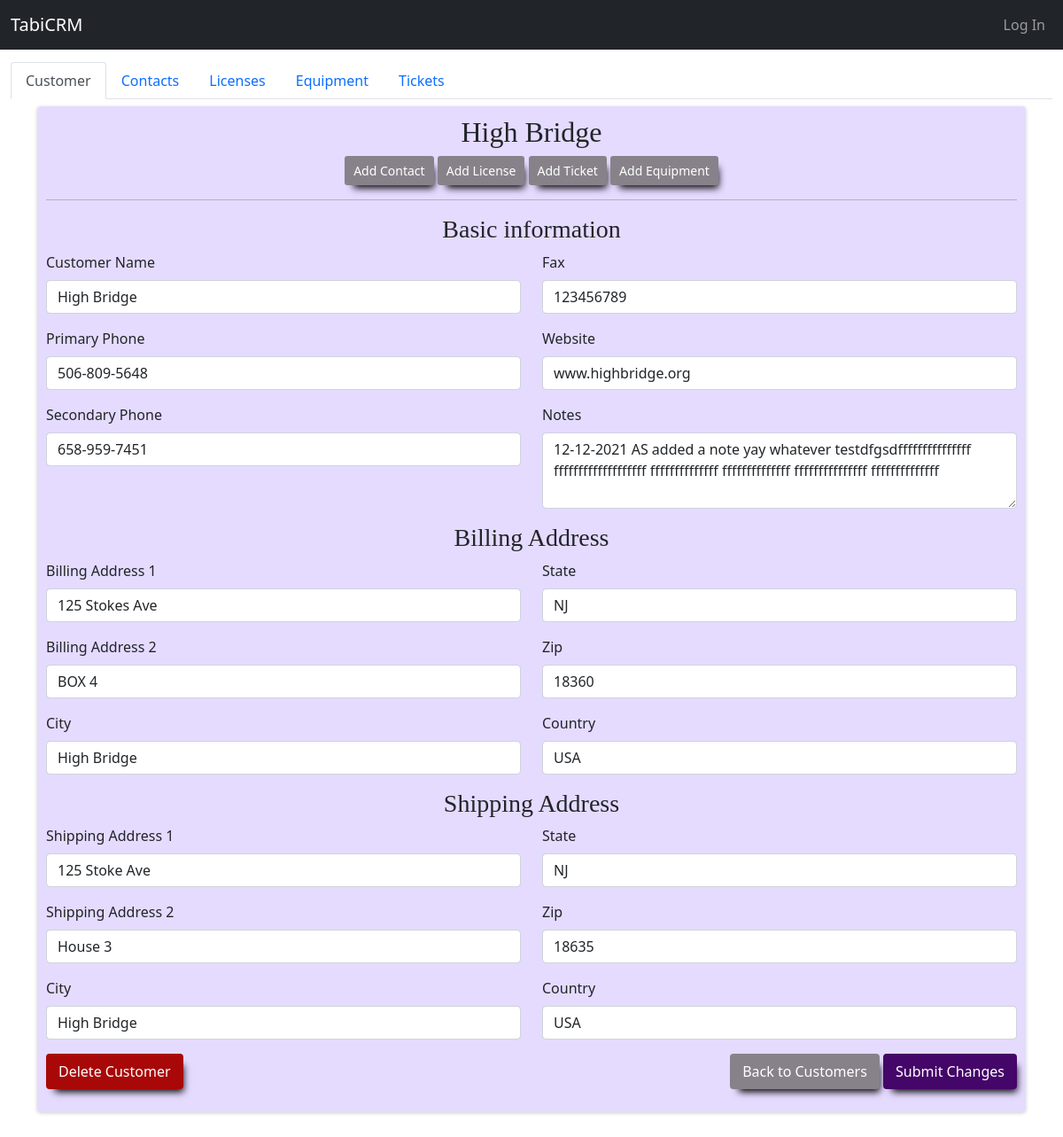
Before: /customer_full_form/1 with the older database file.
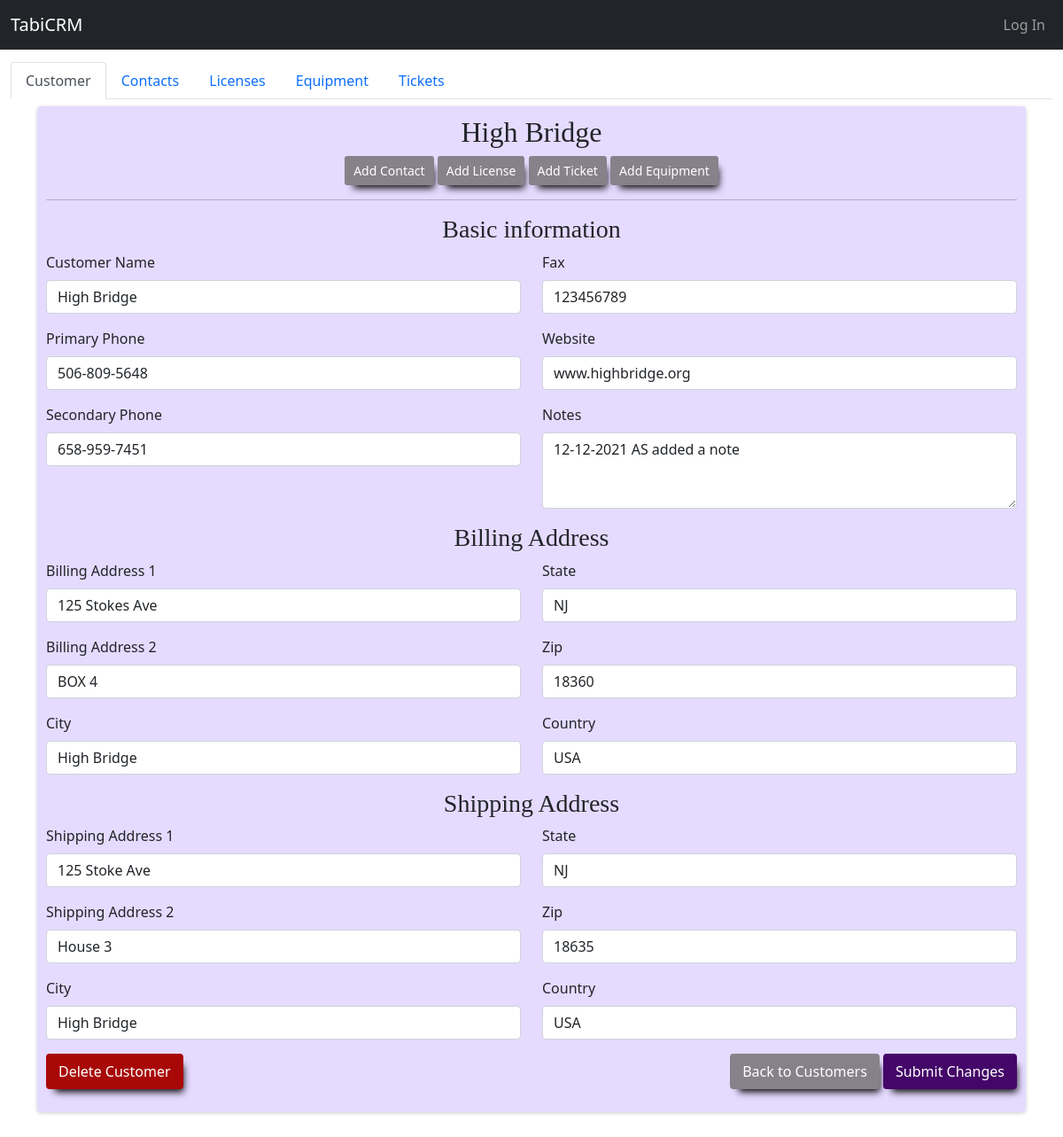
After: the same page with the newer database file.
### tabicrm/models.py (models this page shows, shortened)
class Customer(models.Model):
    id = models.AutoField(primary_key=True)
    name = models.CharField(max_length=255)
    primary_phone = models.CharField(max_length=255)
    fax =  models.CharField(max_length=255, null=True, blank=True)
    secondary_phone =  models.CharField(max_length=64, null=True, blank=True)
    website = models.CharField(max_length=255, null=True, blank=True)
    notes = models.TextField(null=True, blank=True)
    billing_address_one = models.CharField(max_length=255, null=True, blank=True)
    billing_address_two = models.CharField(max_length=255, null=True, blank=True)
    billing_address_city = models.CharField(max_length=255, null=True, blank=True)
    billing_address_state = models.CharField(max_length=255, null=True, blank=True)
    billing_address_zip = models.CharField(max_length=255, null=True, blank=True)
    billing_address_country = models.CharField(max_length=255, null=True, blank=True)
    shipping_address_one = models.CharField(max_length=255, null=True, blank=True)
    shipping_address_two = models.CharField(max_length=255, null=True, blank=True)
    shipping_address_city = models.CharField(max_length=255, null=True, blank=True)
    shipping_address_state = models.CharField(max_length=255, null=True, blank=True)
    shipping_address_zip = models.CharField(max_length=255, null=True, blank=True)
    shipping_address_country = models.CharField(max_length=255, null=True, blank=True)

### tabicrm/views/customer.py (the view, shortened to what this page needs)
# urls.py: path("customer_full_form/<int:id>", views.customer_full_form, name="customer_full_form"),
def customer_full_form(request, id):
    if request.method == "GET":
        customer = Customer.objects.get(id = id)
        newContactForm = forms.NewContactForm()
        newLicenseForm = forms.NewLicenseForm()
        customerForm = forms.newCustomerForm(initial={
            'name': customer.name,
            'primary_phone': customer.primary_phone,
            'secondary_phone': customer.secondary_phone,
            'fax': customer.fax,
            'website': customer.website,
            'notes': customer.notes,
            'billing_address_one': customer.billing_address_one,
            'billing_address_two': customer.billing_address_two,
            'billing_address_city': customer.billing_address_city,
            'billing_address_state': customer.billing_address_state,
            'billing_address_zip': customer.billing_address_zip,
            'billing_address_country': customer.billing_address_country,
            'shipping_address_one': customer.shipping_address_one,
            'shipping_address_two': customer.shipping_address_two,
            'shipping_address_city': customer.shipping_address_city,
            'shipping_address_state': customer.shipping_address_state,
            'shipping_address_zip': customer.shipping_address_zip,
            'shipping_address_country': customer.shipping_address_country
        })
        return render(request, "tabicrm/customer_full_form.html", {
            "form": customerForm,
            'newContactForm': newContactForm,
            'newLicenseForm': newLicenseForm,
            'customer_name': customer.name,
            'customer_id': customer.id,
            'customer':customer,
        })

### tabicrm/forms.py
class NewContactForm(ModelForm):
    class Meta:
        model = Contact
        fields = ('first_name', 'last_name', 'job_title', 'extension', 'notes')
        widgets = {
            'first_name': TextInput(attrs={'class': "form-control mb-2", 'placeholder': ""}),
            'last_name': TextInput(attrs={'class': "form-control mb-2", 'placeholder': ""}),
            'job_title': TextInput(attrs={'class': "form-control mb-2", 'placeholder': ""}),
            'extension': TextInput(attrs={'class': "form-control mb-2", 'placeholder': ""}),
            'extension': TextInput(attrs={'class': "form-control mb-2", 'placeholder': ""}),
            'notes': Textarea(attrs={'rows': 3,'class': "form-control mb-2", 'placeholder': ""})
        }

### tabicrm/templates/tabicrm/customer_full_form.html (shortened to what the changed rows need)
{% extends "tabicrm/layout.html" %}
{% load static %}
{% load humanize %}
{% block body %}
<div class="tab-content" id="myTabContent">
    <div class="tab-pane fade show active" id="customer" role="tabpanel" aria-labelledby="customer-tab">
        <div class="container mt-2">
            <div class="form-background mb-5">
                <h2 class=" baskerville-font text-center">{{customer_name}}</h2>
                <div class="text-center">
                    <button onclick="showNewContactFormModal()" class="btn btn-sm btn-silver">Add Contact</button>
                    <button onclick="showNewLicenseFormModal()" class="btn btn-sm btn-silver">Add License</button>
                    <a class="btn btn-sm btn-silver">Add Ticket</a>
                    <a class="btn btn-sm btn-silver">Add Equipment</a>
                </div>
                <hr>
                <form action="{% url 'customer_full_form' customer.id %}" method="POST">
                    <h3 class="baskerville-font text-center">Basic information</h3>
                    <div class="row">
                        <div class="col-12 col-lg-6">
                            <div class="mb-3">
                                <label for="name" class="form-label">Customer Name</label>
                                {{form.name}}
                            </div>
                            <div class="mb-3">
                                <label for="primary_phone" class="form-label">Primary Phone</label>
                                {{form.primary_phone}}
                            </div>
                            <div class="mb-3">
                                <label for="secondary_phone" class="form-label">Secondary Phone</label>
                                {{form.secondary_phone}}
                            </div>
                        </div>
                        <div class="col-12 col-lg-6">
                            <div class="mb-3">
                                <label for="fax" class="form-label">Fax</label>
                                {{form.fax}}
                            </div>
                            <div class="mb-3">
                                <label for="website" class="form-label">Website</label>
                                {{form.website}}
                            </div>
                            <div class="mb-3">
                                <label for="website" class="form-label">Notes</label>
                                {{form.notes}}
                            </div>
                        </div>
                    </div>
                    <h3 class="baskerville-font text-center">Billing Address</h3>
                    <div class="row">
                        <div class="col-12 col-lg-6">
                            <div class="mb-3">
                                <label for="billing_address_one" class="form-label">Billing Address 1</label>
                                {{form.billing_address_one}}
                            </div>
                            <div class="mb-3">
                                <label for="billing_address_two" class="form-label">Billing Address 2</label>
                                {{form.billing_address_two}}
                            </div>
                            <div class="mb-3">
                                <label for="billing_address_city" class="form-label">City</label>
                                {{form.billing_address_city}}
                            </div>
                        </div>
                        <div class="col-12 col-lg-6">
                            <div class="mb-3">
                                <label for="billing_address_state" class="form-label">State</label>
                                {{form.billing_address_state}}
                            </div>
                            <div class="mb-3">
                                <label for="billing_address_zip" class="form-label">Zip</label>
                                {{form.billing_address_zip}}
                            </div>
                            <div class="mb-3">
                                <label for="billing_address_country" class="form-label">Country</label>
                                {{form.billing_address_country}}
                            </div>
                        </div>
                    </div>
                    <h3 class="baskerville-font text-center">Shipping Address</h3>
                    <div class="row">
                        <div class="col-12 col-lg-6">
                            <div class="mb-3">
                                <label for="shipping_address_one" class="form-label">Shipping Address 1</label>
                                {{form.shipping_address_one}}
                            </div>
                            <div class="mb-3">
                                <label for="shipping_address_two" class="form-label">Shipping Address 2</label>
                                {{form.shipping_address_two}}
                            </div>
                            <div class="mb-3">
                                <label for="shipping_address_city" class="form-label">City</label>
                                {{form.shipping_address_city}}
                            </div>
                        </div>
                        <div class="col-12 col-lg-6">
                            <div class="mb-3">
                                <label for="shipping_address_state" class="form-label">State</label>
                                {{form.shipping_address_state}}
                            </div>
                            <div class="mb-3">
                                <label for="shipping_address_zip" class="form-label">Zip</label>
                                {{form.shipping_address_zip}}
                            </div>
                            <div class="mb-3">
                                <label for="shipping_address_country" class="form-label">Country</label>
                                {{form.shipping_address_country}}
                            </div>
                        </div>
                    </div>
                    <div class="mb-3">
                    </div>
                </form>
            </div>
        </div>
    </div>
</div>
{% endblock %}

Changed rows visible on the page:
changed Customer "High Bridge": notes "12-12-2021 AS added a note yay whatever testdfgsdfffffffffffffff fffffffffffffffffff ffffffffffffff ffffffffffffff fffffffffffffff ffffffffffffff" → "12-12-2021 AS added a note"
